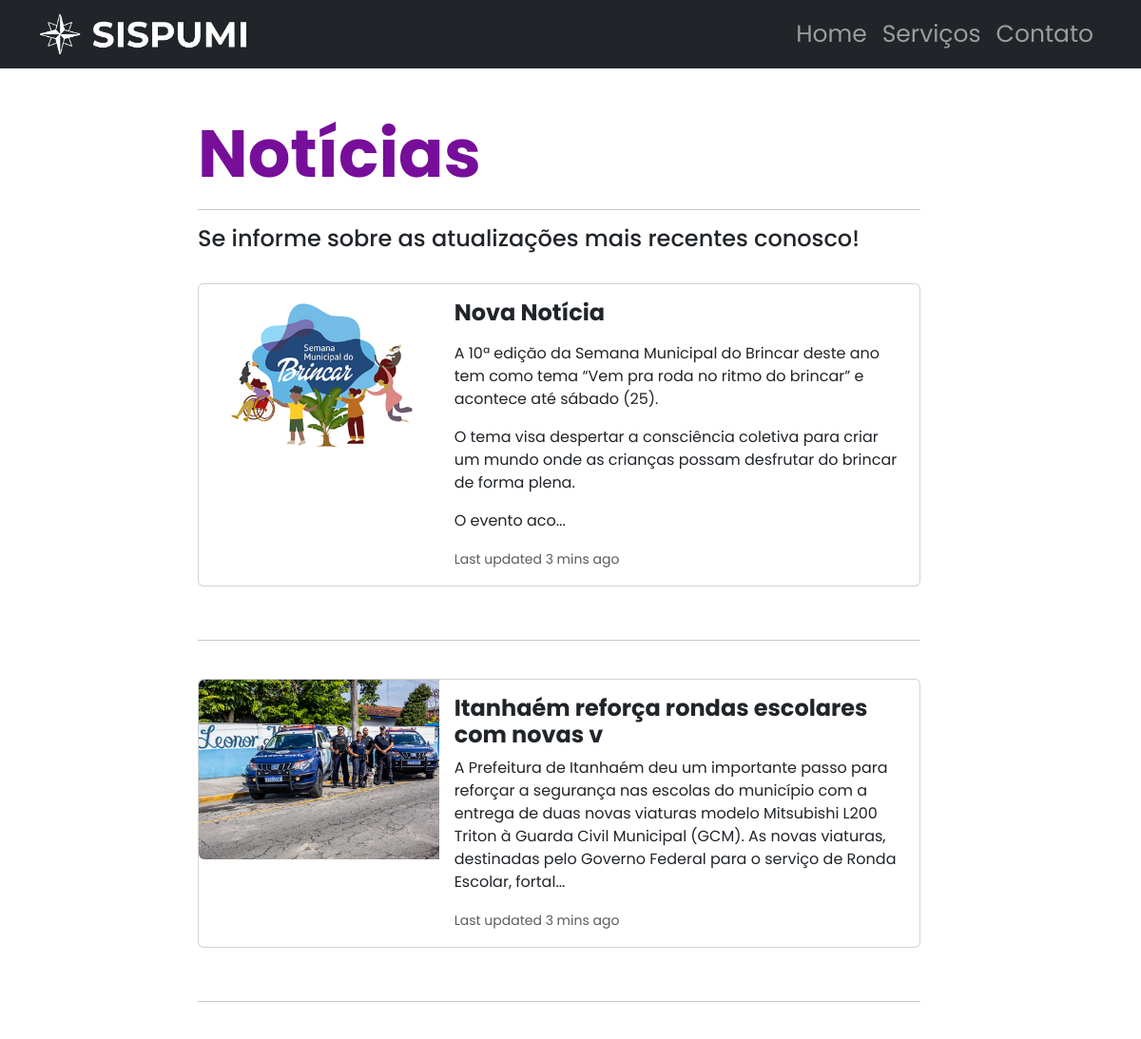
/todasNoticias.php (upper part), run on an earlier commit of the app's database.
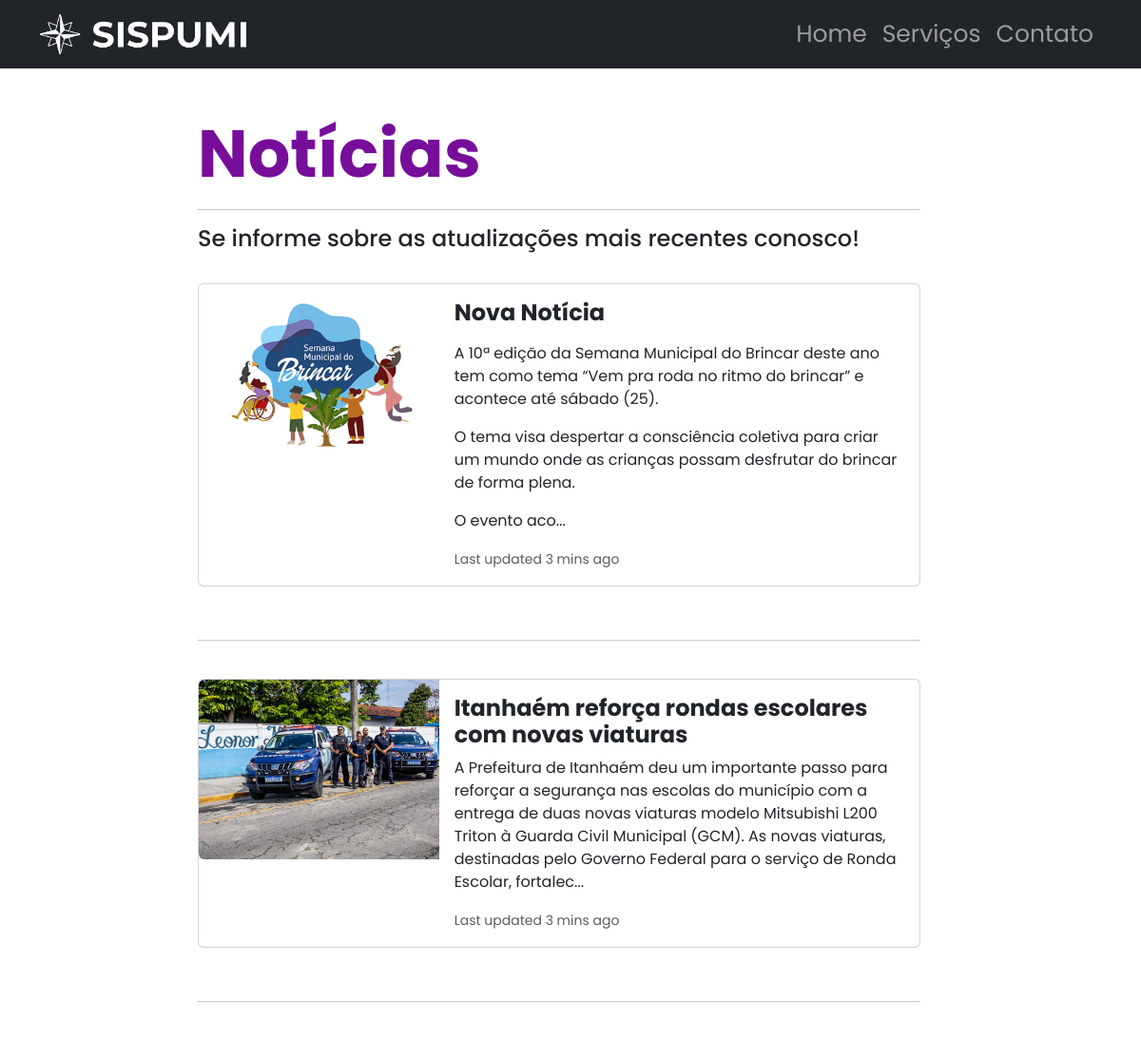
And on a later commit of the database.
### tables this page shows
CREATE TABLE IF NOT EXISTS `noticia` (
  `id_noticia` int(11) NOT NULL AUTO_INCREMENT,
  `titulo_noticia` varchar(60) NOT NULL,
  `texto_noticia` text NOT NULL,
  `imagem_noticia` text NOT NULL,
  `link_noticia` text,
  `status_noticia` int(11) NOT NULL,
  `adm_id_adm` int(11) DEFAULT NULL,
  PRIMARY KEY (`id_noticia`),
  KEY `adm_id_adm` (`adm_id_adm`)
);

### todasNoticias.php (the view, shortened to what this page needs)
<?php
  include('conexao.php');
  $sql2 = 'SELECT * FROM noticia WHERE status_noticia = 1 ORDER BY id_noticia DESC';
?>
<!DOCTYPE html>
<html>
<head>
	<link rel="stylesheet" type="text/css" href="css/bootstrap.min.css">
</head>
<body>
<nav class="navbar navbar-expand-lg navbar-dark bg-dark static-top">
  <div class="container">
    <a class="navbar-brand" href="./index.php">
      <img src="./img/logo.png" alt="..." height="46">
    </a>
    <div class="collapse navbar-collapse" id="navbarSupportedContent">
      <ul class="navbar-nav ms-auto">
        <li class="nav-item">
          <a class="nav-link" aria-current="page" href="./index.php" style="font-size: 25px;">Home</a>
        </li>
        <li class="nav-item">
          <a class="nav-link" href="./servicos.php" style="font-size: 25px;">Serviços</a>
        </li>
        <li class="nav-item">
          <a class="nav-link" href="./contato.php" style="font-size: 25px;">Contato</a>
        </li>
      </ul>
    </div>
  </div>
</nav>
<br>
<div class="row container-fluid">
  <div class="col-sm-2"></div>
  <div class="col-sm-8">
    <br>
    <h1 style="font-size: 70px; color: #760E9A;"><strong>Notícias</strong></h1>
    <hr>
    <h4>Se informe sobre as atualizações mais recentes conosco!</h4>
    <br>
    <?php
$executa = $con->query($sql2);
  if($executa -> fetch_array() == ""){
    echo
      '';
  }else{
    $executa = $con->query($sql2);
    while($noticia = $executa -> fetch_array()){
      $texto_noticia = $noticia['texto_noticia'];
      $texto_noticia = strlen($texto_noticia) > 300 ? substr($texto_noticia, 0, 300) . "..." : $texto_noticia;
      echo
      '<a href="noticias.php?id_noticia='.$noticia['id_noticia'].'"><div class="card mb-3" style="max-width: 1440px;">
      <div class="row g-0">
        <div class="col-md-4">
          <img src="'.$noticia['imagem_noticia'].'" class="img-fluid rounded-start" alt="...">
        </div>
        <div class="col-md-8">
          <div class="card-body">
            <h4 class="card-title"><strong>'.$noticia['titulo_noticia'].'</strong></h4>
            <p class="card-text">'.$texto_noticia.'</p>
            <p class="card-text"><small class="text-body-secondary">Last updated 3 mins ago</small></p>
          </div>
        </div>
      </div>
    </div></a>
    <br>
    <hr>
    <br>';
    }
  }
?>
    <br>
    <br>
    <br>
</div>
</body>
</html>

What changed in the data, as far as the page shows it:
changed noticia: titulo_noticia "Itanhaém reforça rondas escolares com novas v" → "Itanhaém reforça rondas escolares com novas viaturas"; texto_noticia "…serviço de Ronda Escolar, fortal..." → "…serviço de Ronda Escolar, fortalec..."
